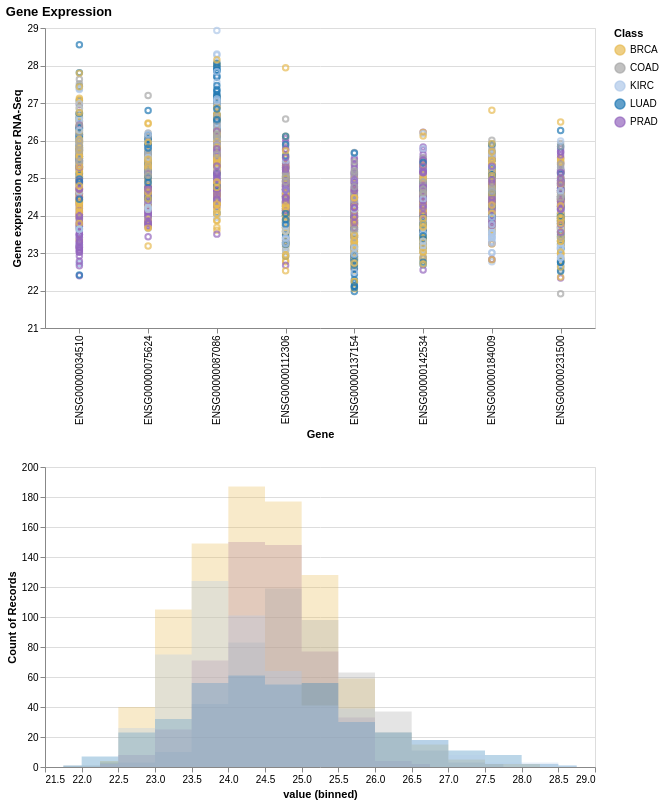

The notebook cell saved with this chart:
### Markdown cell above
Rápido, simple, bonito y fácil de interpretar y sacar algunas conclusiones del análisis de los genes individuales. Por ejemplo, si nos centráramos de nuevo en el gen __ENSG00000087086__, podríamos notar fácilmente que KIRC (Cáncer Renal o de Riñón), parece tener los valores de expresión más altos de nuestros grupos de cáncer. Una vez más siguiendo el enlace a __proteinatlas.org__ específico para [__ENSG00000087086__](https://www.proteinatlas.org/ENSG00000034510-TMSB10), encontramos que el gen está realmente clasificado bajo:
> Marcador pronóstico en _cáncer renal_ y cáncer de tiroides.

Genial!!! conseguimos aprender algo rápidamente a través de nuestro visual estático seaborn. Ahora digamos que empezamos a tener más preguntas, como ¿cuál es la distribución de estos genes? ¿Está sesgada? ¿Qué pasa si quieres centrarte en uno de los tipos de cáncer? ¿tendrás que recodificar y hacer algunos cambios más?

Por supuesto, estoy haciendo todas estas preguntas para guiarnos hacia las características que __Altair__ aporta a nuestro análisis. Definitivamente deberías mirar todos los fantásticos [__Examples__](https://altair-viz.github.io/gallery/index.html) proporcionados por el equipo de altair, pero para este tutorial haremos un gráfico de dispersión con una interactividad añadida y un histograma de las expresiones génicas.

***Nota:*** A menos que esté siguiendo el código de jupyter notebook en su entorno local, el gráfico de altair no se mostrará en la vista del repositorio de github de este tutorial. Ya hay una figura guardada para esta visualización en el directorio [3-Outputs](https://github.com/fredhutchio/ml-pancancer-example/tree/main/3-Outputs) en este repositorio llamada "gene_expression_scatter_hist.html". Puede abrir este archivo html en un navegador y le permitirá explorar la visualización con todas las características interactivas sin tener que ejecutar este cuaderno. Esta es otra de las características útiles de altair que podrían interesarte para usarla en tu investigación.*

### Code cell
# Creación de la visualización Altair

alt.data_transformers.disable_max_rows()

scale = alt.Scale(domain=['BRCA', 'COAD', 'KIRC', 'LUAD', 'PRAD'],
                  range=['#e7ba52', '#a7a7a7', '#aec7e8', '#1f77b4', '#9467bd'])
color = alt.Color('Class:N', scale=scale)

# Creamos dos selecciones:
# - un pincel que está activo en el panel superior
# - un multi-click que está activo en el panel inferior

brush = alt.selection_interval(encodings=['x'])
click = alt.selection_multi(encodings=['color'])


# El panel superior es un gráfico de dispersión de la expresión de cada gen

points = alt.Chart().mark_point().encode(
    alt.X('Gene:N', title='Gene'),
    alt.Y('value:Q',
        title='Gene expression cancer RNA-Seq',
        scale=alt.Scale(domain=[21, 29])
    ),
    color=alt.condition(brush, color, alt.value('lightgray'))
).properties(
    width=550,
    height=300
).add_selection(
    brush, click
).transform_filter(
    click
)

# El panel inferior es un gráfico de histograma de cada gen por tipo de cáncer

hists = alt.Chart().mark_area( 
    opacity=0.3, 
    interpolate='step'
).encode(
    x=alt.X('value:Q', bin=alt.Bin(maxbins=30)),
    y=alt.Y('count()',
            stack=None),
    color=alt.condition(click, color, alt.value('lightgray'))
).transform_filter(
    brush
).properties(
    width=550,
).add_selection(
    click
)


# vconcat permite el apilamiento "vertical" de gráficos

gene_expression_scatter_hist = alt.vconcat(
    points,
    hists,
    data=data_genes_melt,
    title="Gene Expression"
)

# guardamos la visual como un archivo html
# se puede abrir en cualquier navegador y las características visuales se mantendrán
gene_expression_scatter_hist.save('/home/alex/Documentos/topicos-omicas-ml/transcriptomica/Outputs/gene_expression_scatter_hist.html')

# visualizando visual

gene_expression_scatter_hist

### Figure 1 — Vega-Lite specification as saved in the notebook (floating-point values rounded to 4 significant figures; data arrays with more than 128 entries replaced by an {"elided": "..."} marker saying what was removed)
{"config": {"view": {"continuousWidth": 400, "continuousHeight": 300}}, "vconcat": [{"mark": "point", "encoding": {"color": {"condition": {"type": "nominal", "field": "Class", "scale": {"domain": ["BRCA", "COAD", "KIRC", "LUAD", "PRAD"], "range": ["#e7ba52", "#a7a7a7", "#aec7e8", "#1f77b4", "#9467bd"]}, "selection": "selector001"}, "value": "lightgray"}, "x": {"type": "nominal", "field": "Gene", "title": "Gene"}, "y": {"type": "quantitative", "field": "value", "scale": {"domain": [21, 29]}, "title": "Gene expression cancer RNA-Seq"}}, "height": 300, "selection": {"selector001": {"type": "interval", "encodings": ["x"]}, "selector002": {"type": "multi", "encodings": ["color"]}}, "transform": [{"filter": {"selection": "selector002"}}], "width": 550}, {"mark": {"type": "area", "interpolate": "step", "opacity": 0.3}, "encoding": {"color": {"condition": {"type": "nominal", "field": "Class", "scale": {"domain": ["BRCA", "COAD", "KIRC", "LUAD", "PRAD"], "range": ["#e7ba52", "#a7a7a7", "#aec7e8", "#1f77b4", "#9467bd"]}, "selection": "selector002"}, "value": "lightgray"}, "x": {"type": "quantitative", "bin": {"maxbins": 30}, "field": "value"}, "y": {"type": "quantitative", "aggregate": "count", "stack": null}}, "selection": {"selector002": {"type": "multi", "encodings": ["color"]}}, "transform": [{"filter": {"selection": "selector001"}}], "width": 550}], "data": {"name": "data-804d786ff49c7c96933d90894e4f8e23"}, "title": "Gene Expression", "$schema": "https://vega.github.io/schema/vega-lite/v4.8.1.json", "datasets": {"data-804d786ff49c7c96933d90894e4f8e23": {"elided": "2800 records"}}}
